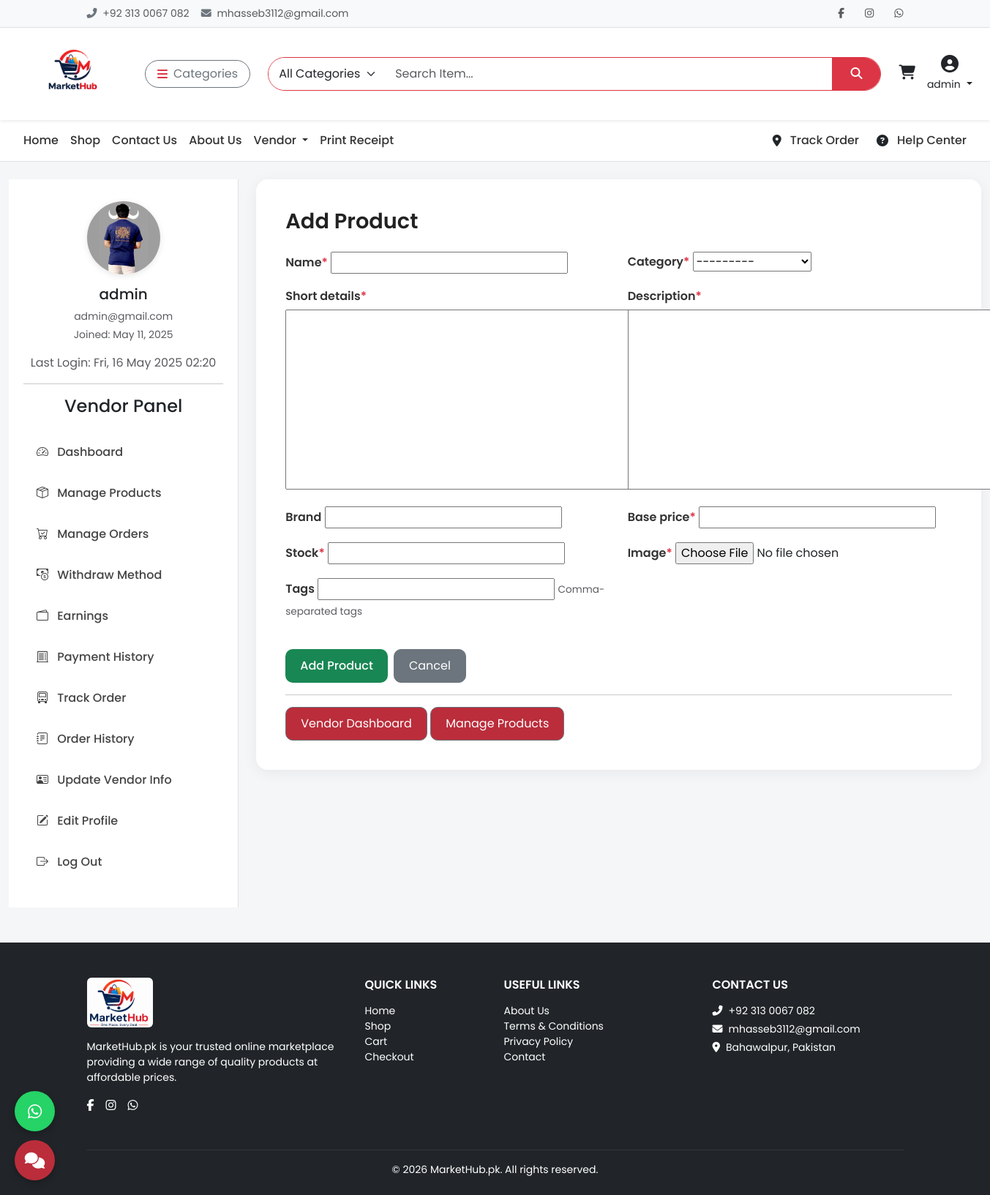
Screenshot of /vendor/products/add/ (signed in) with the database file from the repository.
### api/models.py (models this page shows, shortened)
class CustomUser(AbstractUser):
    email = models.EmailField(unique=True)
    phone = models.CharField(max_length=20, blank=True)
    profile_image = models.ImageField(upload_to='profiles/', blank=True, null=True)
    is_vendor = models.BooleanField(default=False)
    is_customer = models.BooleanField(default=True)
    address = models.TextField(blank=True)

### api/vendashviews.py (the view)
# urls.py: path('vendor/products/add/', vendashviews.add_product, name='add_product'),
@login_required
def add_product(request):
    vendor = get_object_or_404(Vendor, user=request.user)
    if request.method == 'POST':
        form = ProductForm(request.POST, request.FILES)
        if form.is_valid():
            product = form.save(commit=False)
            product.vendor = vendor
            product.created_by = request.user
            product.save()
            return redirect('product_dashboard')
    else:
        form = ProductForm()
    return render(request, 'vendor/add_edit_product.html', {'form': form, 'title': 'Add Product'})

### api/forms.py
class ProductForm(forms.ModelForm):
    class Meta:
        model = Product
        fields = ['name', 'category', 'short_details', 'description', 'brand', 'base_price', 'stock', 'image', 'tags']

### api/context_processors.py (called while the page is built)
def cart_total_items(request):
    cart = Cart.get_or_create_cart(request)
    return {'cart': cart}

def categories(request):
    return {
        "categories": Category.objects.all()
    }

### api/models.py (called while the page is built)
    def __str__(self):
        return self.name

    @property
    def total_items(self):
        return sum(item.quantity for item in self.items.all())

    @staticmethod
    def get_or_create_cart(request):
        if request.user.is_authenticated:
            cart, _ = Cart.objects.get_or_create(user=request.user, session_key=None)
        else:
            session_key = request.session.session_key
            if not session_key:
                request.session.create()
                session_key = request.session.session_key
            cart, _ = Cart.objects.get_or_create(user=None, session_key=session_key)
        return cart

### templates/vendor/add_edit_product.html (shortened to what this page needs)
{% extends 'base.html' %}
{% load static %}
{% block content %}
<div class="container-fluid mt-4">
  <div class="row">
    <div class="col-lg-3 mb-4 mb-lg-0">
      <div class="sidebar">
        <div class="text-center">
          <img
            src="{% if request.user.profile_image %}{{ request.user.profile_image.url }}{% else %}{% static 'images/default-user.png' %}{% endif %}"
            alt="User Image" class="user-img">
          <h5 class="mt-2">{{ request.user.username }}</h5>
          <p class="text-muted small mb-1">{{ request.user.email }}</p>
          <p class="small text-muted">Joined: {{ request.user.date_joined|date:"M d, Y" }}</p>
          {% if request.user.last_login %}
          <p class="text-muted">Last Login: {{ request.user.last_login|date:"D, d M Y H:i" }}</p>
          {% endif %}
        </div>
        <hr>
        {% include 'includes/sidebar_vendor.html' %}
      </div>
    </div>
    <div class="col-lg-9">
      <div class="form-container">
        <h3 class="form-title mb-4">{{ title }}</h3>
        <form method="post" enctype="multipart/form-data">
          <div class="row">
            {% for field in form %}
            <div class="col-md-6 mb-3">
              <label class="form-label">
                {{ field.label }}{% if field.field.required %}<span class="text-danger">*</span>{% endif %}
              </label>
              {{ field }}
              {% if field.help_text %}
              <small class="form-text text-muted">{{ field.help_text }}</small>
              {% endif %}
            </div>
            {% endfor %}
          </div>
          <div class="d-flex gap-2 mt-4">
            <button type="submit" class="btn btn-success">{{ title }}</button>
            <a href="{% url 'vendor_dashboard' %}" class="btn btn-secondary">Cancel</a>
          </div>
        </form>
        <hr>
        <a href="{% url 'vendor_dashboard' %}" class="bi bi-icon-house btn btn-secondary"
          style="background-color:#bb2d3b;">Vendor Dashboard</a>
        <a href="{% url 'product_dashboard' %}" class="btn btn-secondary " style="background-color:#bb2d3b;">Manage
          Products</a>
      </div>
    </div>
  </div>
</div>
{% include 'includes/footer.html' %}
{% endblock %}

### templates/includes/header.html (shortened to what this page needs)
{% load static %}
<div class="topbar border-bottom bg-light py-2 small">
  <div class="container d-flex justify-content-between align-items-center flex-wrap">
    <div class="text-muted d-flex align-items-center gap-3">
      <span><i class="fas fa-phone-alt me-1 text-secondary"></i> +92 313 0067 082</span>
      <span><i class="fas fa-envelope me-1 text-secondary"></i> mhasseb3112@gmail.com</span>
    </div>
    <div class="d-flex align-items-center gap-3 mt-2 mt-md-0">
      <a href="https://www.facebook.com/mhaseeb.haseeb.5817" class="text-muted"><i class="fab fa-facebook-f"></i></a>
      <a href="https://www.instagram.com/muhammadhaseeb012" class="text-muted"><i class="fab fa-instagram"></i></a>
      <a href="https://wa.me/923130067082" class="text-muted"><i class="fab fa-whatsapp"></i></a>
    </div>
  </div>
</div>
<nav class="navbar navbar-expand-lg bg-white shadow-sm sticky-top">
  <div class="container-fluid px-4">
    <a class="navbar-brand me-4 d-flex align-items-center" href="{% url 'home' %}">
      <img src="{% static 'images/logo-1.png' %}" alt="MarketHub" class="img-fluid" style="height: 100px; width: auto;">
    </a>
    <div class="dropdown me-3">
      <button class="btn btn-outline-secondary d-flex align-items-center rounded-pill px-3" type="button"
        data-bs-toggle="dropdown">
        <i class="fas fa-bars me-2 text-danger"></i> Categories
      </button>
    </div>
    <form class="d-flex flex-grow-1 mx-2" method="GET" action="{% url 'search_products' %}">
      <div class="input-group rounded-pill overflow-hidden border border-danger">
        <select name="category" class="form-select border-0" style="max-width: 160px;">
          <option value="">All Categories</option>
        </select>
        <input type="search" name="q" class="form-control border-0" placeholder="Search Item..." required>
        <button class="btn btn-danger rounded-0 px-4" type="submit"><i class="fas fa-search"></i></button>
      </div>
    </form>
    <div class="d-flex align-items-center ms-3 gap-3">
      <a href="#" id="cart-icon" class="text-dark position-relative" data-bs-toggle="offcanvas"
        data-bs-target="#cartSidebar">
        <i class="fas fa-shopping-cart fs-5"></i>
        <br>
      </a>
      {% if user.is_authenticated %}
      <div class="dropdown text-center">
        <a href="#" class="text-dark text-decoration-none dropdown-toggle" data-bs-toggle="dropdown">
          <i class="fas fa-user-circle fs-4"></i><br>
          <small>{{ user.username }}</small>
        </a>
      </div>
      {% else %}
      <a href="#" class="text-dark text-decoration-none text-center" data-bs-toggle="modal"
        data-bs-target="#loginModal">
        <i class="fas fa-sign-in-alt fs-5"></i><br><small>Login</small>
      </a>
      {% endif %}
    </div>
  </div>
</nav>

### templates/base.html (style rules this page uses)
* { font-family: 'Poppins', sans-serif; }
body { background-color: #f4f4f4; }
.topbar { background-color: #f8f9fa; font-size: 14px; padding: 6px 0; }
.topbar a { color: #333; margin-left: 12px; transition: color 0.2s ease; }
.navbar-brand img { height: 44px; }

### templates/vendor/add_edit_product.html (style rules this page uses)
body { background-color: #f4f6f8; font-family: 'Poppins', sans-serif; }
.sidebar { background: #fff; padding: 30px 20px; border-right: 1px solid #e0e0e0; min-height: 100vh; position: sticky; top: 0; }
.user-img { width: 100px; height: 100px; object-fit: cover; border-radius: 50%; display: block; margin: 0 auto 15px; box-shadow: 0 2px 8px rgba(0, 0, 0, 0.1); }
.form-container { background: #fff; padding: 40px; border-radius: 16px; box-shadow: 0 4px 20px rgba(0, 0, 0, 0.06); }
.form-label { font-weight: 600; margin-bottom: 6px; color: #333; }
.form-control, .form-select { border-radius: 10px; padding: 10px 14px; }
.form-text { font-size: 0.85rem; }
.form-title { font-size: 1.8rem; font-weight: 600; color: #222; }
.btn-success { background-color: #198754; border: none; padding: 10px 20px; font-weight: 500; border-radius: 10px; }
.btn-secondary { padding: 10px 20px; border-radius: 10px; }

### rows the page displays
CustomUser: username "admin", profile_image (picture), user.username "admin", user.email "admin@gmail.com", user.date_joined "May 11, 2025", user.last_login "Fri, 16 May 2025 02:20"

### other values shown
{{ title }} "Add Product"
{{ field.label }} "Name" "Category" "Short details" "Description" "Brand" "Base price" "Stock" "Image" "Tags"
{{ field.help_text }} "Comma-separated tags"
{{ year|default:2026 }} "2026"
